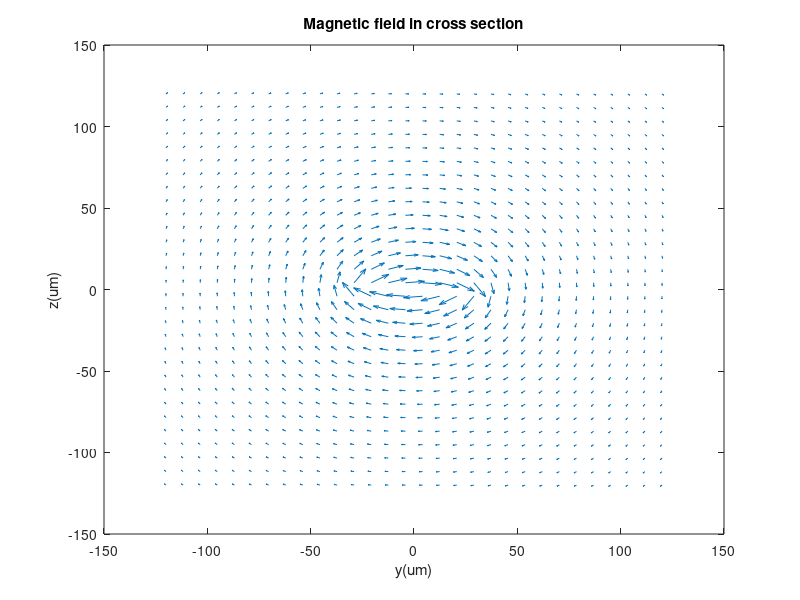

MATLAB code for this plot:
clc; close all; clear;

%***********Assuption: infinite current sheet (2D) ******************
width = 60e-6;     % unit: m in x direction
I = 1;             % unit: A
J = I/width;       % unit: A/m
Jr = J*[0 1 0];    % unit: A/m in y direction
GridsX = 30;       % number of grids in x direction
GridsZ = 30;

% Parameters
mu0 = 1.2566370614e-6; %H/m
mu_r = 1;
% Central position of device [0,0,0]
Xmin=-width/2;
Xmax=width/2;
Zmin=Xmin;
Zmax=Xmax;
PlotXmin=Xmin*4;
PlotXmax=Xmax*4;
PlotZmin=PlotXmin;
PlotZmax=PlotXmax;
dx=(Xmax-Xmin)/GridsX; %step in the x direction
dz=(Zmax-Zmin)/GridsZ;

Bx=zeros(GridsX,GridsZ); % x component of field 
Bz=zeros(GridsX, GridsZ);% z component of field
[XData,ZData]=meshgrid(linspace(PlotXmin,PlotXmax,GridsX), linspace(PlotZmin,PlotZmax,GridsZ)); %build arrays of plot plane 


for m=1:GridsX     % in the x direction
    for n=1:GridsZ % in the z direction 
        PlotX=XData(m,n); 
        PlotZ=ZData(m,n);
        % on the current sheet
        if ((PlotZ==0)&&(PlotX>=Xmin)&&(PlotX<=Xmax))
            Bx(m,n)=0.5*mu0*Jr(2)*dx;
            Bz(m,n)=0;
            continue;
        end
        Rp=[PlotX 0 PlotZ]; % observed point
        for i=1:GridsX      % repeat in the x direction
        XCellCenter=Xmin+(i-1)*dx+0.5*dx; % center of current subsection 
        Rc=[XCellCenter 0 0]; % position vector of center of current subsection 
        R=Rp-Rc; 
        norm_R=norm(R);
        R_Hat=R/norm_R;
        dB=mu0*cross(Jr*dx,R_Hat)/(2*pi*norm_R); % Biot-Savart law in 2D
        Bx(m,n)=Bx(m,n)+dB(1,1); % add the x component
        Bz(m,n)=Bz(m,n)+dB(1,3); % add the z component
        end
    end
end
% Calculation of distributed inductance L' using Psi=L'*I=trapz(B,l)
IntCurve_l = round(GridsX/6);   %left point (bottom point)
IntCurve_r = GridsX-IntCurve_l; %right point (upper point)
Psi=(trapz(abs(Bz(IntCurve_l:IntCurve_r,IntCurve_l)))+trapz(abs(Bz(IntCurve_l:IntCurve_r,IntCurve_r)))...
    +trapz(abs(Bx(IntCurve_l,IntCurve_l:IntCurve_r)))+trapz(abs(Bx(IntCurve_r,IntCurve_l:IntCurve_r))))*dx;

L = Psi/I;
display(['L= ' num2str(L) ' H/m']);

% Plot magnetic field of cross section
quiver(XData*1e6, ZData*1e6, Bx, Bz);
title('Magnetic field in cross section');
xlabel('y(um)');
ylabel('z(um)');

